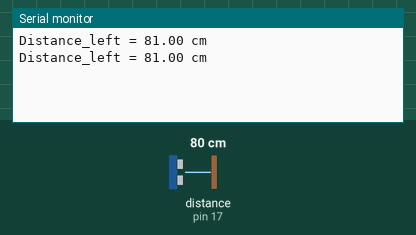
The sketch below on a simulated Arduino Uno, built with avr-gcc and run on an emulated ATmega328P. Shown: the last lines printed to the serial monitor. The test bench sets the inputs (shaded band); at power-on: distance to the obstacle (sensor on pin 17) 80 cm. The echo pulse lasts 58.3 µs per cm.

Above: at 1.8 s.
1.9 s: distance to the obstacle (sensor on pin 17) set to 2 cm
At 2.8 s:
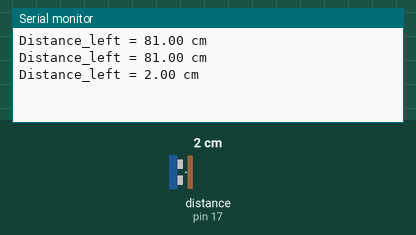
3.4 s: distance to the obstacle (sensor on pin 17) set to 4 cm
At 4.8 s:
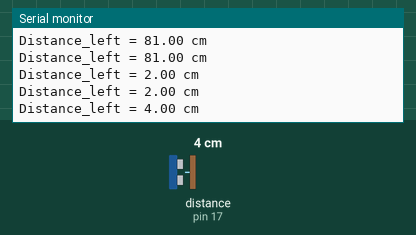
Timing chart, 0 to 6.4 s (numbered marks = the images above; inputs shaded):
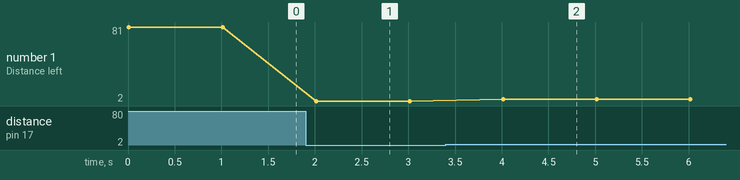

Measured:
- after the input at 1.9 s, the serial monitor: prints a new line after 0.11 s (image 1)
- after the input at 3.4 s, the serial monitor: prints a new line after 0.62 s (image 2)
- plotted number 1: 81 → 2 after the input at 1.9 s, 2 → 4 after the input at 3.4 s

The sketch:

sketch_jan3b.ino
```cpp
#include<NewPing.h>// include newping library

NewPing sonar (17, 17, 400);// create ultrasonic object with the following parameters (Trig=3, Echo=2, Max distance=400cm)
float distance;// initialize a variable of type float
/**//*
NewPing sonar_2 (4, 7, 400);// create ultrasonic object with the following parameters (Trig=3, Echo=2, Max distance=400cm)
float distance_2;// initialize a variable of type float
/*
NewPing sonar_3 (17, 17, 400);// create ultrasonic object with the following parameters (Trig=3, Echo=2, Max distance=400cm)
float distance_3;// initialize a variable of type float
*/
void setup() {
Serial.begin (115200);// initialize serial communication at 9600 bits per second
}

void loop()
{

distance = sonar.ping_cm();// putting the measured value in distance
Serial.print("Distance_left = ");// print "Distance"
Serial.print(distance);// print the value of the distance
Serial.println(" cm");// print "cm"
delay(1000);
/*

distance_2 = sonar_2.ping_cm();// putting the measured value in distance
Serial.print("Distance_front = ");// print "Distance"
Serial.print(distance_2);// print the value of the distance
Serial.println(" cm");// print "cm"
delay(1000);

if(distance_2 >= 30)
{
  Serial.println("HIGH");
}
else
{
  Serial.println("LOW");
}*/
/*
distance_3 = sonar_3.ping_cm();// putting the measured value in distance
Serial.print("Distance_right = ");// print "Distance"
Serial.print(distance_3);// print the value of the distance
Serial.println(" cm");// print "cm"
delay(1000);
*/
}
```
